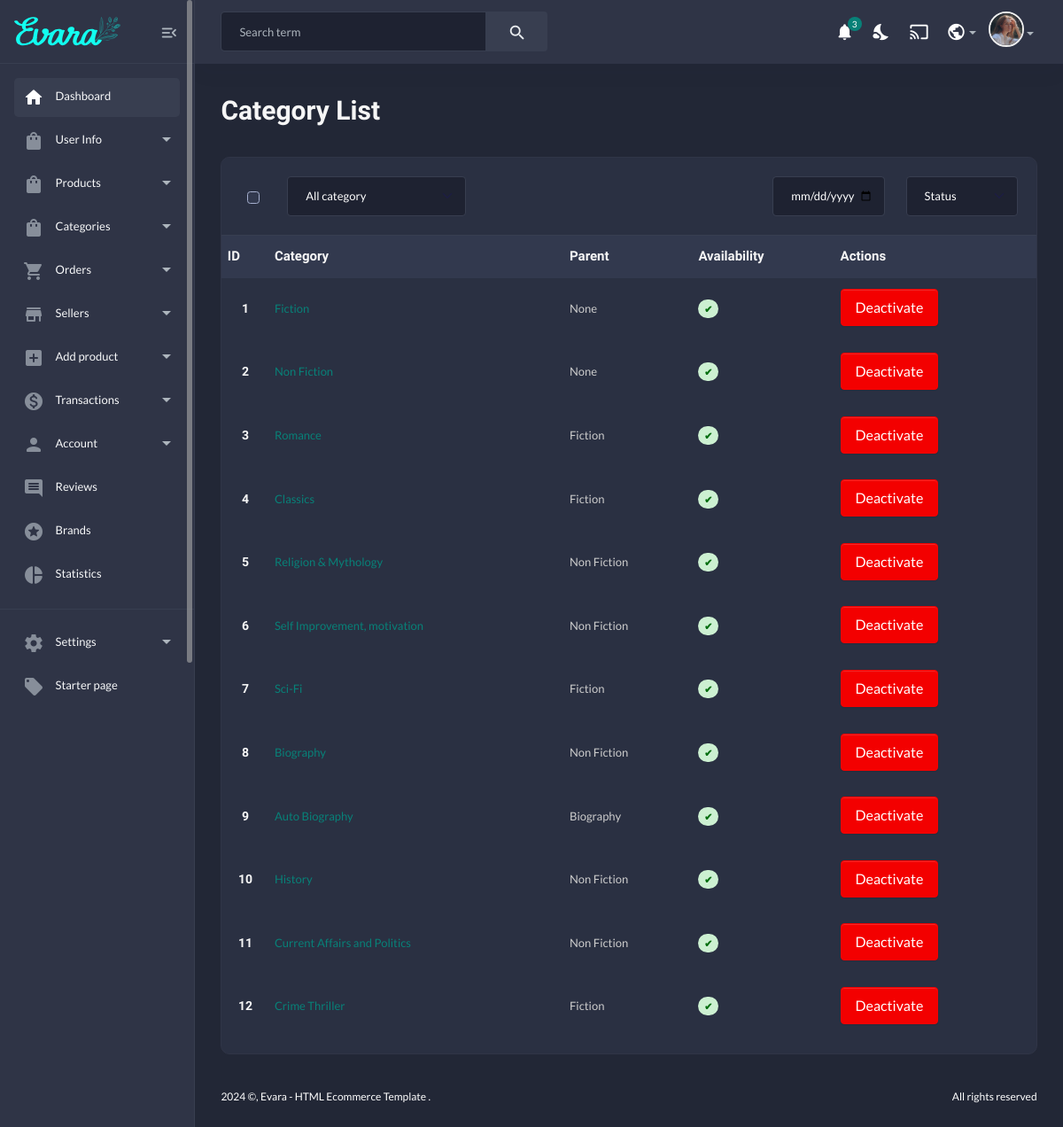
Page /category on the earlier database version.
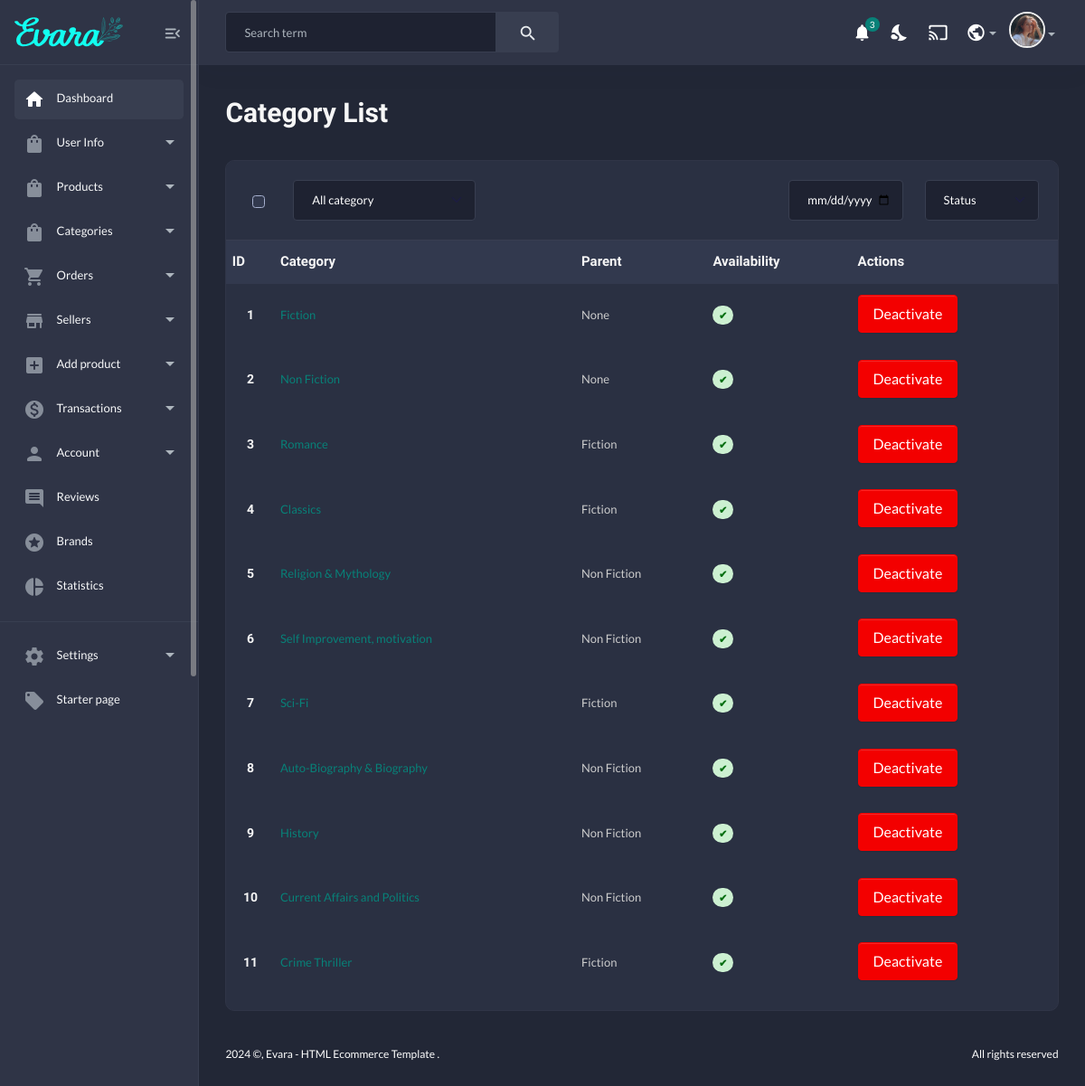
Same page on the later database version.
### store/models.py (models this page shows, shortened)
class Category(models.Model):
    category_name = models.CharField(max_length=50,unique=True)
    slug = models.SlugField(max_length=100, unique=True)
    description = models.TextField(max_length=300, blank=True)
    parent_cat = models.ForeignKey('self',null=True,blank=True,on_delete=models.CASCADE,related_name = 'subcategories')
    is_active = models.BooleanField(default = True)
    class Meta:
        verbose_name = 'Category'
        verbose_name_plural = 'Categories'
    def __str__(self):
        return self.category_name

### adminapp/views.py (the view)
# urls.py: path('category',views.listcategory,name='category'),
def listcategory(request):
    categories = Category.objects.all().order_by('id')
    context = {
        'all_categories':categories
    }
    return render(request, 'admin_template/product-category/category-list.html',context)

### store/context_processors.py (called while the page is built)
def category_links(request):
    links = Category.objects.all()
    return dict(links = links)

### templates/admin_template/product-category/category-list.html (shortened to what this page needs)
{% extends "admin_base.html" %}
{% load static %}
{% block content %}
{% include "includes/admin_sidebar.html" %}
<main class="main-wrap">
    {% include "includes/admin_navbar.html" %}
    <section class="content-main">
        <div class="content-header">
            <div>
                <h2 class="content-title card-title">Category List</h2>
            </div>
        </div>
        <div class="card mb-4">
            <header class="card-header">
                <div class="row align-items-center">
                    <div class="col col-check flex-grow-0">
                        <div class="form-check ms-2">
                            <input class="form-check-input" type="checkbox" value="">
                        </div>
                    </div>
                    <div class="col-md-3 col-12 me-auto mb-md-0 mb-3">
                        <select class="form-select">
                            <option selected>All category</option>
                        </select>
                    </div>
                    <div class="col-md-2 col-6">
                        <input type="date" value="02.05.2021" class="form-control">
                    </div>
                    <div class="col-md-2 col-6">
                        <select class="form-select">
                            <option selected>Status</option>
                        </select>
                    </div>
                </div>
            </header>
            <div class="table-responsive">
<table class="table table-bordered table-hover">
      <thead class="thead-dark">
        <tr>
            <th scope="col"><h5>ID</h5></th>
            <th scope="col"><h5>Category</h5></th>
            <th scope="col"><h5>Parent</h5></th>
            <th scope="col"><h5>Availability</h5></th>
            <th scope="col"><h5>Actions</h5></th>
        </tr>
    </thead>
    {% for data in all_categories %}
    <tbody>
        <tr>
            <td class="border-bottom-0 text-center">
                <h6 class="fw-semibold tablecontent mb-1">{{ forloop.counter }}</h6>
            </td>
            <td>
                <div class="ml-2"><a href="{% url 'admin_app:edit_category' data.slug %}">{{data.category_name}}</a></div>
            </td>
            <td>
                <div class="ml-2">{{data.parent_cat}}</div>
            </td>
            {% if data.is_active%}
                <td><span class='badge rounded-pill alert-success'>&#10004;</span></td>
                <td><a href="{% url 'admin_app:control_category' data.slug %}">
                    <button class="btn btn-danger mb-1 px-3">Deactivate</button>
                  </a>
                </td>
            {% else %}
                <td><span class='badge rounded-pill alert-danger'>&#10006;</span></td>
                <td> <a href="{% url 'admin_app:control_category' data.slug %}">
                    <button class="btn btn-success mb-1">Activate</button>
                  </a>
                </td>
            {% endif %}
            </tr>
    </tbody>
        {% endfor %}
</table>
</div>
        </div>
</section>
    {% include "includes/admin_footer.html" %}
</main>
</body>
</html>
{% endblock content %}

Differences in the rows shown:
removed Category: category_name "Biography", parent_cat "Non Fiction", is_active "Deactivate"
changed Category: category_name "Auto Biography" → "Auto-Biography & Biography"; parent_cat "Biography" → "Non Fiction"
